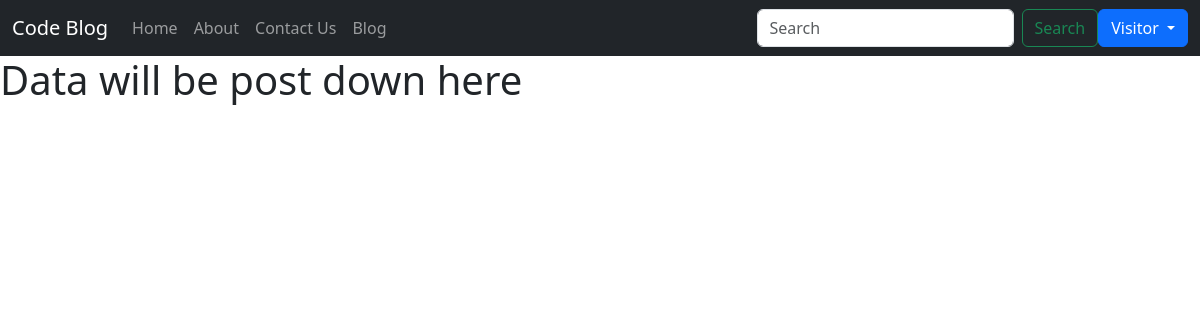
Page /blog/java-programming on the earlier database version.
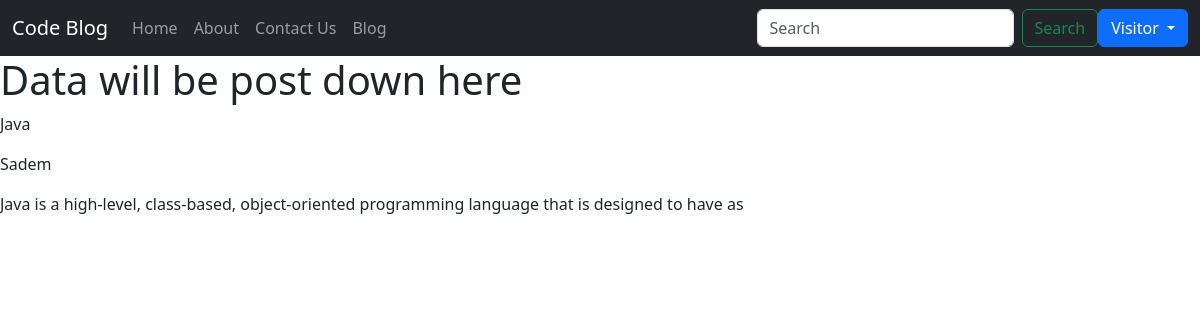
Same page on the later database version.
### blog/models.py (models this page shows, shortened)
class blog(models.Model):
    sno = models.AutoField(primary_key= True)
    title = models.CharField(max_length = 40)
    content = models.CharField(max_length = 100)
    author = models.CharField(max_length = 30)
    slug = models.CharField(max_length = 50)

### blog/views.py (the view)
# urls.py: path("<str:slug>", views.post, name='post')
def post(request, slug):
    posts = blog.objects.filter(slug=slug).first()
    context = {"posts" : posts}
    return render(request, 'blog/blogpost.html', context)

### templates/blog/blogpost.html (shortened to what this page needs)
{% extends 'home/base.html' %}
{% block data %}
<h1>Data will be post down here</h1>
{% endblock %}
{% block body %}
<p>{{posts.title}}</p>
<p>{{posts.author}}</p>
<p>{{posts.content}}</p>
{% endblock %}

Differences in the rows shown:
added blog: title "Java", author "Sadem", content "Java is a high-level, class-based, object-oriented programming language that is designed to have as"
